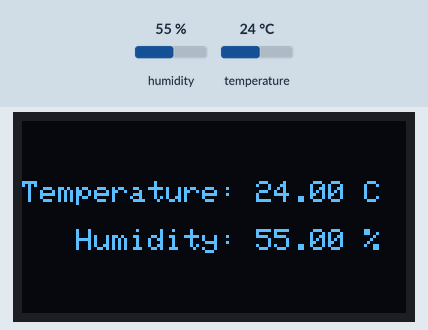
Simulated run of this program. Board: Raspberry Pi Pico. On the bench: 128×64 one-colour display. The test bench sets the inputs (shaded band); at power-on: humidity 55 %, temperature 24 °C. What the program prints to the serial monitor is not drawn.

Above: at 6.0 s.
6.1 s: humidity set to 22 %
At 11.4 s:
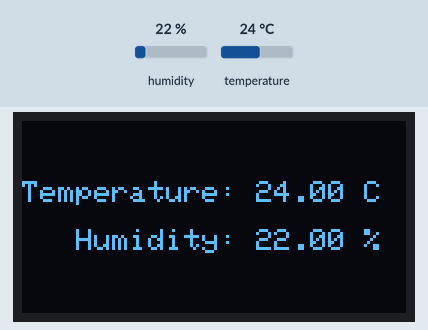
12.2 s: temperature set to 12 °C
At 16.7 s:
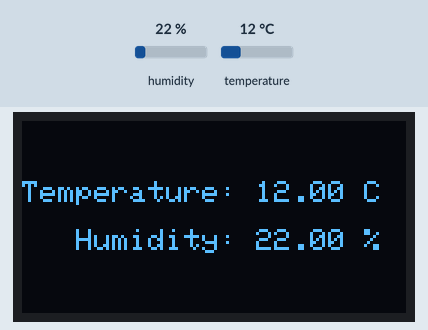
18.3 s: humidity set to 40 %
At 20.8 s:
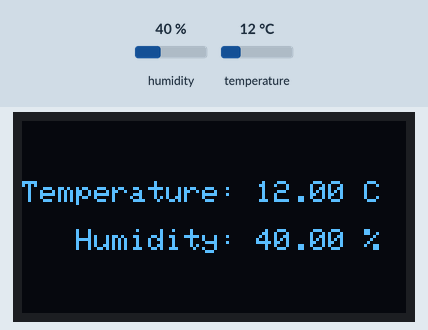
24.4 s: temperature set to 19 °C
Timing chart, 0 to 27.4 s (numbered marks = the images above; inputs shaded):
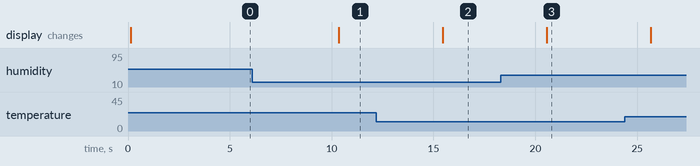

The program:

main.cpp
```cpp
#include <Adafruit_AHTX0.h>
#include <Adafruit_I2CDevice.h>
#include <Adafruit_SSD1306.h>
#include <Adafruit_GFX.h>
#include <Arduino.h>

#define SDA 16
#define SCL 17
#define SSD1306_WIDTH 128
#define SSD1306_HEIGHT 64

TwoWire i2c(SDA, SCL);
Adafruit_AHTX0 aht;
Adafruit_SSD1306 ssd1306(SSD1306_WIDTH, SSD1306_HEIGHT, &i2c);

void setup() {
  Serial.begin(9600);

  // Initialize the AHT10 sensor at its default address, 0x38.
  bool ok = aht.begin(&i2c);
  if (!ok) {
    while (true) {
      Serial.println("No AHT");
      delay(500);
    }
  }
  Serial.println("AHT initialized");

  // Initialize the SSD1306 display at address 0x3C
  ok = ssd1306.begin(SSD1306_SWITCHCAPVCC, 0x3C, false, true);
  if (!ok) {
    while (true) {
      Serial.println("No SSD1309");
      delay(500);
    }
  }
}

void loop() {
  sensors_event_t temp, humidity;

  aht.getEvent(&humidity, &temp);

  Serial.print("Temperature: ");
  Serial.print(temp.temperature);
  Serial.print("C");
  Serial.print("    ");
  Serial.print("Humidity: ");
  Serial.print(humidity.relative_humidity);
  Serial.print("%");
  Serial.println();

  ssd1306.clearDisplay();
  ssd1306.setTextColor(SSD1306_WHITE);
  ssd1306.setCursor(0, 20);

  ssd1306.print("Temperature: ");
  ssd1306.print(temp.temperature);
  ssd1306.println(" C");
  ssd1306.println();
  ssd1306.print("   Humidity: ");
  ssd1306.print(humidity.relative_humidity);
  ssd1306.println(" %");

  ssd1306.display();

  delay(5000);
}
```

Measured:
- after the input at 6.1 s, the display: changes after 4.2 s (image 1)
- after the input at 12.2 s, the display: changes after 3.3 s (image 2)
- after the input at 18.3 s, the display: changes after 2.3 s (image 3)
